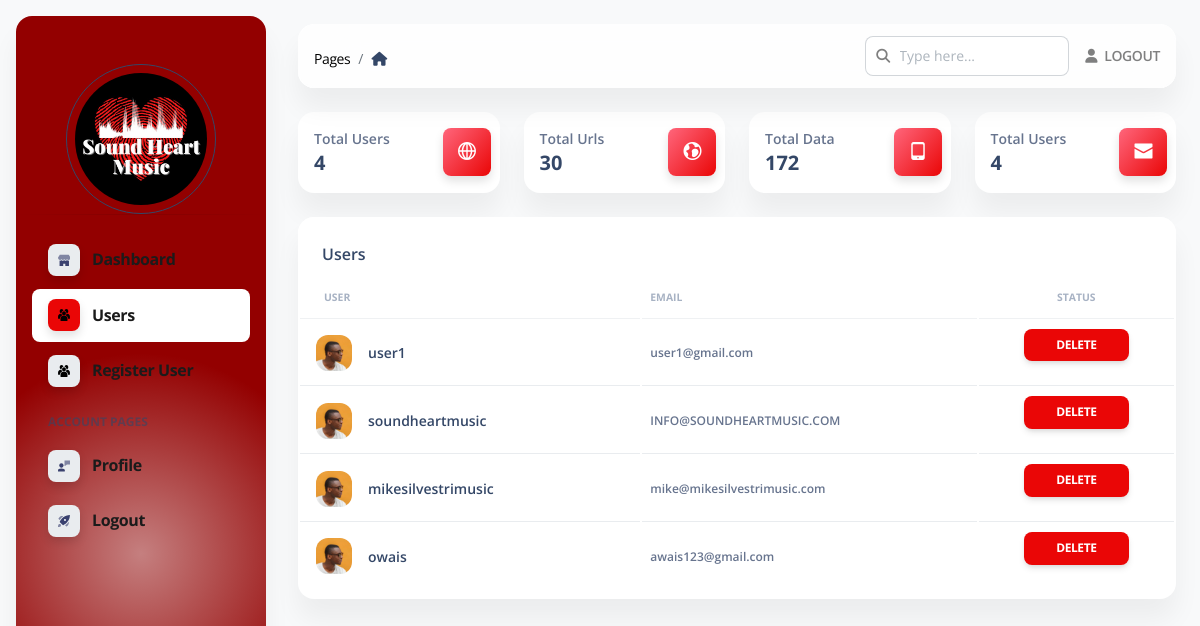
/admin/users (signed in), run on the app's committed database.
### apps/authentication/models.py (models this page shows, shortened)
class Users(db.Model, UserMixin):
    __tablename__ = 'Users'
    id            = db.Column(db.Integer, primary_key=True)
    username      = db.Column(db.String(64), unique=True)
    email         = db.Column(db.String(64), unique=True)
    password      = db.Column(db.LargeBinary)
    role = db.Column(db.String(64), unique=True)
    oauth_github  = db.Column(db.String(100), nullable=True)
    api_token     = db.Column(db.String(100))
    api_token_ts  = db.Column(db.Integer)

### apps/home/routes.py (the view)
@blueprint.route('/admin/users', methods=['POST', 'GET'])
@login_required
@role_required('admin')
def admin_users():
    page_data = get_admin_data()
    users = Users.query.filter(Users.role != "admin").all()
    return render_template("home/admin_users.html",
                           segment='users', API_GENERATOR=len(API_GENERATOR),
                           page_data=page_data,
                           users=users
                           )

### apps/templates/home/admin_users.html (shortened to what this page needs)
{% extends 'layouts/admin.html' %}
{% block content %}
    <div class="container-fluid py-4">
        <div class="row">
            <div class="col-xl-3 col-sm-6 mb-xl-0 mb-4">
                <div class="card">
                    <div class="card-body p-3">
                        <div class="row">
                            <div class="col-8">
                                <div class="numbers">
                                    <p class="text-sm mb-0 text-capitalize font-weight-bold">Total Users</p>
                                    <h5 class="font-weight-bolder mb-0">
                                        {{ page_data['total_users'] }}
                                    </h5>
                                </div>
                            </div>
                            <div class="col-4 text-end">
                                <div class="icon icon-shape bg-gradient-danger shadow text-center border-radius-md">
                                    <i class="ni ni-world-2 text-lg opacity-10" aria-hidden="true"></i>
                                </div>
                            </div>
                        </div>
                    </div>
                </div>
            </div>
            <div class="col-xl-3 col-sm-6 mb-xl-0 mb-4">
                <div class="card">
                    <div class="card-body p-3">
                        <div class="row">
                            <div class="col-8">
                                <div class="numbers">
                                    <p class="text-sm mb-0 text-capitalize font-weight-bold">Total Urls</p>
                                    <h5 class="font-weight-bolder mb-0">
                                        {{ page_data['total_filters'] }}
                                    </h5>
                                </div>
                            </div>
                            <div class="col-4 text-end">
                                <div class="icon icon-shape bg-gradient-danger shadow text-center border-radius-md">
                                    <i class="ni ni-world text-lg opacity-10" aria-hidden="true"></i>
                                </div>
                            </div>
                        </div>
                    </div>
                </div>
            </div>
            <div class="col-xl-3 col-sm-6 mb-xl-0 mb-4">
                <div class="card">
                    <div class="card-body p-3">
                        <div class="row">
                            <div class="col-8">
                                <div class="numbers">
                                    <p class="text-sm mb-0 text-capitalize font-weight-bold">Total Data</p>
                                    <h5 class="font-weight-bolder mb-0">
                                        {{ page_data['services'] }}
                                    </h5>
                                </div>
                            </div>
                            <div class="col-4 text-end">
                                <div class="icon icon-shape bg-gradient-danger shadow text-center border-radius-md">
                                    <i class="ni ni-mobile-button text-lg opacity-10" aria-hidden="true"></i>
                                </div>
                            </div>
                        </div>
                    </div>
                </div>
            </div>
            <div class="col-xl-3 col-sm-6">
                <div class="card">
                    <div class="card-body p-3">
                        <div class="row">
                            <div class="col-8">
                                <div class="numbers">
                                    <p class="text-sm mb-0 text-capitalize font-weight-bold">Total Users</p>
                                    <h5 class="font-weight-bolder mb-0">
                                        {{ page_data['total_users'] }}
                                    </h5>
                                </div>
                            </div>
                            <div class="col-4 text-end">
                                <div class="icon icon-shape bg-gradient-danger shadow text-center border-radius-md">
                                    <i class="ni ni-email-83 text-lg opacity-10" aria-hidden="true"></i>
                                </div>
                            </div>
                        </div>
                    </div>
                </div>
            </div>
        </div>
        <div class="row py-4">
            <div class="col-12">
                <div class="card mb-4">
                    <div class="card-header pb-0">
                        <h6>Users</h6>
                    </div>
                    <div class="card-body px-0 pt-0 pb-2">
                        <div class="table-responsive p-0">
                            {% if users %}
                                <table class="table align-items-center mb-0">
                                    <thead>
                                    <tr>
                                        <th class="text-uppercase text-secondary text-xxs font-weight-bolder opacity-7">
                                            User
                                        </th>
                                        <th class="text-uppercase text-secondary text-xxs font-weight-bolder opacity-7 ps-2">
                                            Email
                                        </th>
                                        <th class="text-center text-uppercase text-secondary text-xxs font-weight-bolder opacity-7">
                                            Status
                                        </th>
                                    </tr>
                                    </thead>
                                    <tbody>
                                    {% for user in users %}
                                        <tr>
                                            <td>
                                                <div class="d-flex px-2 py-1">
                                                    <div>
                                                        <img src="{{ config.ASSETS_ROOT }}/img/team-2.jpg"
                                                             class="avatar avatar-sm me-3" alt="user1">
                                                    </div>
                                                    <div class="d-flex flex-column justify-content-center">
                                                        <h6 class="mb-0 text-sm">{{ user.username }}</h6>
                                                    </div>
                                                </div>
                                            </td>
                                            <td>
                                                <p class="text-xs font-weight-bold mb-0">{{ user.email }}</p>
                                            </td>
                                            <td class="align-middle text-center text-sm">
                                                <a href="/admin/users/delete/{{ user.id }}" class="btn btn-sm btn-danger">Delete</a>
                                            </td>
                                        </tr>
                                    {% endfor %}
                                    </tbody>
                                </table>
                            {% endif %}
                        </div>
                    </div>
                </div>
            </div>
        </div>
    </div>
{% endblock content %}

### apps/templates/layouts/admin.html (shortened to what this page needs)
<!DOCTYPE html>
<html lang="en">
<head>
    <link href="{{ config.ASSETS_ROOT }}/css/nucleo-icons.css" rel="stylesheet"/>
    <link href="{{ config.ASSETS_ROOT }}/css/nucleo-svg.css" rel="stylesheet"/>
    <link href="{{ config.ASSETS_ROOT }}/css/nucleo-svg.css" rel="stylesheet"/>
    <link id="pagestyle" href="{{ config.ASSETS_ROOT }}/css/soft-ui-dashboard.css?v=1.0.6" rel="stylesheet"/>
    <link id="pagestyle_dark" href="{{ config.ASSETS_ROOT }}/css/dark-theme-core.css" rel="stylesheet"/>
</head>
<body class="g-sidenav-show  bg-gray-100">
{% include "includes/admin_sidebar.html" %}
<main class="main-content position-relative max-height-vh-100 h-100 border-radius-lg ">
    {% include "includes/admin_navigation.html" %}
    {% block content %}{% endblock content %}
</main>
</body>
</html>

### apps/templates/includes/admin_sidebar.html (shortened to what this page needs)
<aside style="background-image: radial-gradient(200px circle at 50% 70%, rgb(139 0 0 / 50%) 0, #930000 100%)"
       class="sidenav navbar navbar-vertical navbar-expand-xs border-0 border-radius-xl my-3 fixed-start ms-3 ps bg-white"
       id="sidenav-main" data-color="danger">
    <div class="d-flex justify-content-center align-items-center mt-5">
        <div class="rounded-circle border border-dark p-2" style="width: 150px; height: 150px;">
            <img src="{{ config.ASSETS_ROOT }}/img/logo.jpeg" alt="main_logo" class="w-100 h-100 rounded-circle">
        </div>
    </div>
    <hr class="horizontal dark mt-0">
    <div class="collapse navbar-collapse  w-auto " id="sidenav-collapse-main">
        <ul class="navbar-nav">
            <li class="nav-item">
                <a style="color:#1b1b1b !important;font-size: 16px;font-weight: bold;" class="nav-link {% if 'index' in segment %} active {% endif %}"
                   href="/admin">
                    <div class="icon icon-shape icon-sm shadow border-radius-md bg-white text-center me-2 d-flex align-items-center justify-content-center">
                    </div>
                    <span class="nav-link-text ms-1">Dashboard</span>
                </a>
            </li>
            <li class="nav-item">
                <a style="color:#1b1b1b !important;font-size: 16px;font-weight: bold;" class="nav-link {% if 'users' in segment %} active {% endif %}"
                   href="/admin/users">
                    <div class="icon icon-shape icon-sm shadow border-radius-md bg-white text-center me-2 d-flex align-items-center justify-content-center">
                    </div>
                    <span class="nav-link-text ms-1">Users</span>
                </a>
            </li>
            <li class="nav-item">
                <a style="color:#1b1b1b !important;font-size: 16px;font-weight: bold;" class="nav-link {% if 'add_user' in segment %} active {% endif %}"
                   href="/admin/add/user">
                    <div class="icon icon-shape icon-sm shadow border-radius-md bg-white text-center me-2 d-flex align-items-center justify-content-center">
                    </div>
                    <span class="nav-link-text ms-1">Register User</span>
                </a>
            </li>
            <li class="nav-item mt-3">
                <h6 class="ps-4 ms-2 text-uppercase text-xs font-weight-bolder opacity-6">Account pages</h6>
            </li>
            <li class="nav-item">
                <a style="color:#1b1b1b !important;font-size: 16px;font-weight: bold;" class="nav-link {% if 'profile' in segment %} active {% endif %}"
                   href="/admin/profile">
                    <div class="icon icon-shape icon-sm shadow border-radius-md bg-white text-center me-2 d-flex align-items-center justify-content-center">
                    </div>
                    <span class="nav-link-text ms-1">Profile</span>
                </a>
            </li>
            <li class="nav-item">
                <a style="color:#1b1b1b !important;font-size: 16px;font-weight: bold;" class="nav-link  "
                   href="{{ url_for('authentication_blueprint.logout') }}">
                    <div class="icon icon-shape icon-sm shadow border-radius-md bg-white text-center me-2 d-flex align-items-center justify-content-center">
                    </div>
                    <span class="nav-link-text ms-1">Logout</span>
                </a>
            </li>
        </ul>
    </div>
</aside>

### apps/templates/includes/admin_navigation.html (shortened to what this page needs)
<nav style="opacity: 1 !important;" class="navbar  navbar-main navbar-expand-lg px-0 mx-4 shadow-none border-radius-xl position-sticky blur shadow-blur mt-4 left-auto top-1 z-index-sticky"
     id="navbarBlur" navbar-scroll="true">
    <div class="container-fluid py-1 px-3">
        <nav aria-label="breadcrumb">
            <ol  class="breadcrumb bg-transparent mb-0 pb-0 pt-1 px-0 me-sm-6 me-5">
                <li  class="breadcrumb-item text-sm"><a style="color: black !important; opacity: 1 !important;" class="opacity-5 text-dark" href="javascript:;">Pages</a></li>
                <li class="breadcrumb-item text-sm text-dark active" aria-current="page">
                    <i class="fa fa-home me-1"></i>
                </li>
            </ol>
        </nav>
        <div class="collapse navbar-collapse mt-sm-0 mt-2 me-md-0 me-sm-4" id="navbar">
            <div class="ms-md-auto pe-md-3 d-flex align-items-center">
                <div class="input-group">
                    <span class="input-group-text text-body text-bold text-black-50"><i class="fas fa-search" aria-hidden="true"></i></span>
                    <input type="text" class="form-control" placeholder="Type here...">
                </div>
            </div>
            <ul class="navbar-nav  justify-content-end">
                <li class="nav-item d-flex align-items-center">
                    <a href="{{ url_for('authentication_blueprint.logout') }}"
                       class="nav-link text-body font-weight-bold px-0">
                        <i class="fa fa-user me-sm-1 text-bold text-black-50"></i>
                        <span class="d-sm-inline d-none text-bold text-black-50">LOGOUT</span>
                    </a>
                </li>
            </ul>
        </div>
    </div>
</nav>

### data on the page
Users: username "user1", email "user1@gmail.com"
Users: username "soundheartmusic", email "INFO@SOUNDHEARTMUSIC.COM"
Users: username "mikesilvestrimusic", email "mike@mikesilvestrimusic.com"
Users: username "owais", email "awais123@gmail.com"

### other printed values
{{ page_data['total_users'] }} "4"
{{ page_data['total_filters'] }} "30"
{{ page_data['services'] }} "172"
